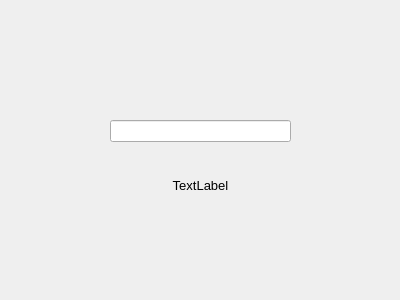
<?xml version="1.0" encoding="UTF-8"?>
<ui version="4.0">
 <class>MainWindow</class>
 <widget class="QMainWindow" name="MainWindow">
  <property name="geometry">
   <rect>
    <x>0</x>
    <y>0</y>
    <width>400</width>
    <height>300</height>
   </rect>
  </property>
  <property name="minimumSize">
   <size>
    <width>400</width>
    <height>300</height>
   </size>
  </property>
  <property name="maximumSize">
   <size>
    <width>400</width>
    <height>300</height>
   </size>
  </property>
  <property name="font">
   <font>
    <family>Tahoma</family>
    <pointsize>10</pointsize>
   </font>
  </property>
  <property name="windowTitle">
   <string>Scrabble Word Checker - By Hevanafa (Feb 2026)</string>
  </property>
  <widget class="QWidget" name="centralwidget">
   <widget class="QLabel" name="ResultLabel">
    <property name="geometry">
     <rect>
      <x>110</x>
      <y>170</y>
      <width>181</width>
      <height>31</height>
     </rect>
    </property>
    <property name="text">
     <string>TextLabel</string>
    </property>
    <property name="alignment">
     <set>Qt::AlignmentFlag::AlignCenter</set>
    </property>
   </widget>
   <widget class="QLineEdit" name="InputEdit">
    <property name="geometry">
     <rect>
      <x>110</x>
      <y>120</y>
      <width>181</width>
      <height>22</height>
     </rect>
    </property>
   </widget>
  </widget>
 </widget>
 <resources/>
 <connections/>
</ui>
